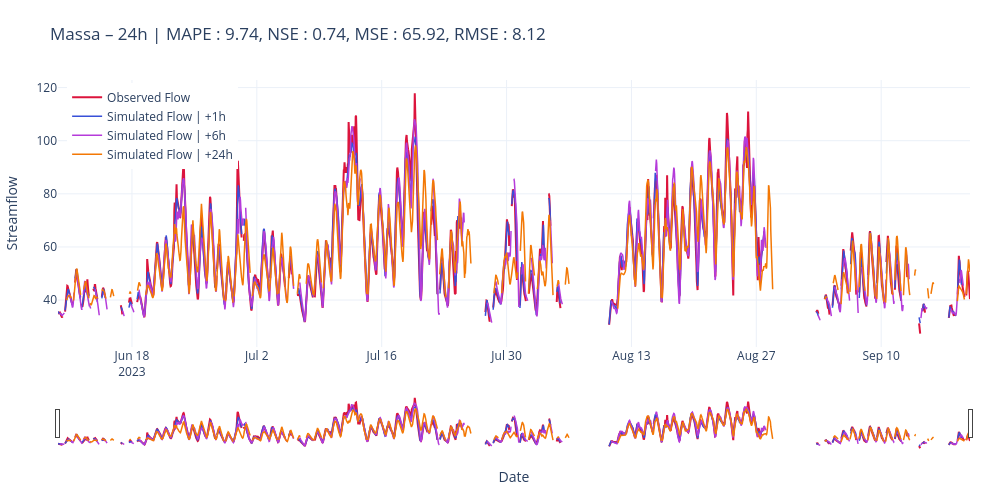
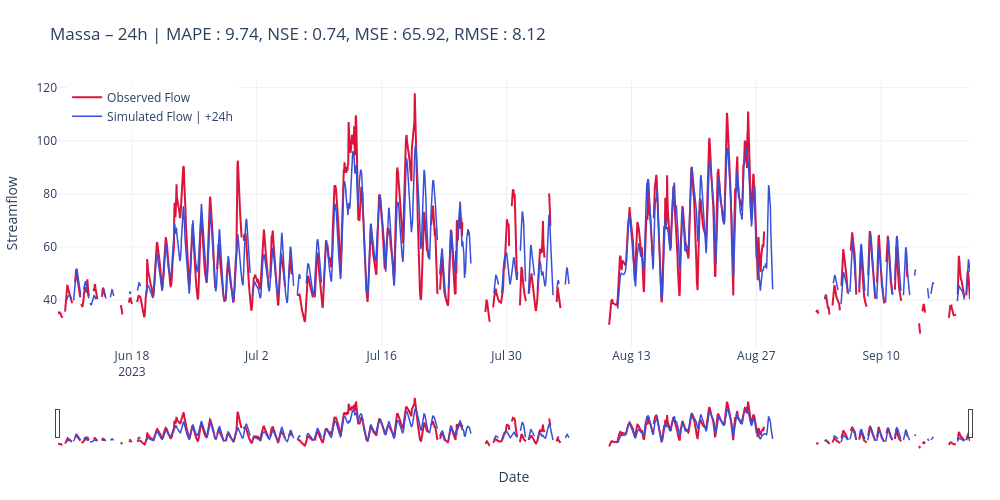

The code cell stored with these charts, in order, in its notebook:
### Code cell
scores_str = str.join(', ', [f"{key} : {scores[key]:.2f}" for key in scores])
title24 = f"Massa – {cfg.predict_last_n}h | " + scores_str

plot_forecast_24h(measured=y_true, predicted=y_pred, title=title24, mode="list", horizons=[1, 6, cfg.predict_last_n])
plot_forecast_24h(measured=y_true, predicted=y_pred, title=title24, mode="list", horizons=[cfg.predict_last_n])

### Figure 1 — Plotly figure (JSON) as saved in the notebook; plotly's stock layout.template omitted (floating-point values rounded to 4 significant figures; data arrays with more than 128 entries replaced by an {"elided": "..."} marker saying what was removed)
{"data": [{"line": {"color": "crimson", "width": 2}, "mode": "lines", "name": "Observed Flow", "type": "scatter", "x": {"elided": "2455 str values"}, "y": {"elided": "2455 float values"}}, {"line": {"color": "#3850D8", "width": 1.5}, "mode": "lines", "name": "Simulated Flow | +1h", "type": "scatter", "x": {"elided": "2432 str values"}, "y": {"elided": "2432 float values"}}, {"line": {"color": "#b53bda", "width": 1.5}, "mode": "lines", "name": "Simulated Flow | +6h", "type": "scatter", "x": {"elided": "2432 str values"}, "y": {"elided": "2432 float values"}}, {"line": {"color": "#f37805", "width": 1.5}, "mode": "lines", "name": "Simulated Flow | +24h", "type": "scatter", "x": {"elided": "2432 str values"}, "y": {"elided": "2432 float values"}}], "layout": {"dragmode": "zoom", "height": 500, "hovermode": "x unified", "legend": {"x": 0.01, "xanchor": "left", "y": 0.99, "yanchor": "top"}, "margin": {"b": 50, "l": 50, "r": 30, "t": 80}, "title": {"text": "Massa – 24h | MAPE : 9.74, NSE : 0.74, MSE : 65.92, RMSE : 8.12"}, "width": 1000, "xaxis": {"rangeslider": {"visible": true}, "title": {"text": "Date"}}, "yaxis": {"title": {"text": "Streamflow"}}}}

### Figure 2 — Plotly figure (JSON) as saved in the notebook; plotly's stock layout.template omitted (floating-point values rounded to 4 significant figures; data arrays with more than 128 entries replaced by an {"elided": "..."} marker saying what was removed)
{"data": [{"line": {"color": "crimson", "width": 2}, "mode": "lines", "name": "Observed Flow", "type": "scatter", "x": {"elided": "2455 str values"}, "y": {"elided": "2455 float values"}}, {"line": {"color": "#3850D8", "width": 1.5}, "mode": "lines", "name": "Simulated Flow | +24h", "type": "scatter", "x": {"elided": "2432 str values"}, "y": {"elided": "2432 float values"}}], "layout": {"dragmode": "zoom", "height": 500, "hovermode": "x unified", "legend": {"x": 0.01, "xanchor": "left", "y": 0.99, "yanchor": "top"}, "margin": {"b": 50, "l": 50, "r": 30, "t": 80}, "title": {"text": "Massa – 24h | MAPE : 9.74, NSE : 0.74, MSE : 65.92, RMSE : 8.12"}, "width": 1000, "xaxis": {"rangeslider": {"visible": true}, "title": {"text": "Date"}}, "yaxis": {"title": {"text": "Streamflow"}}}}
